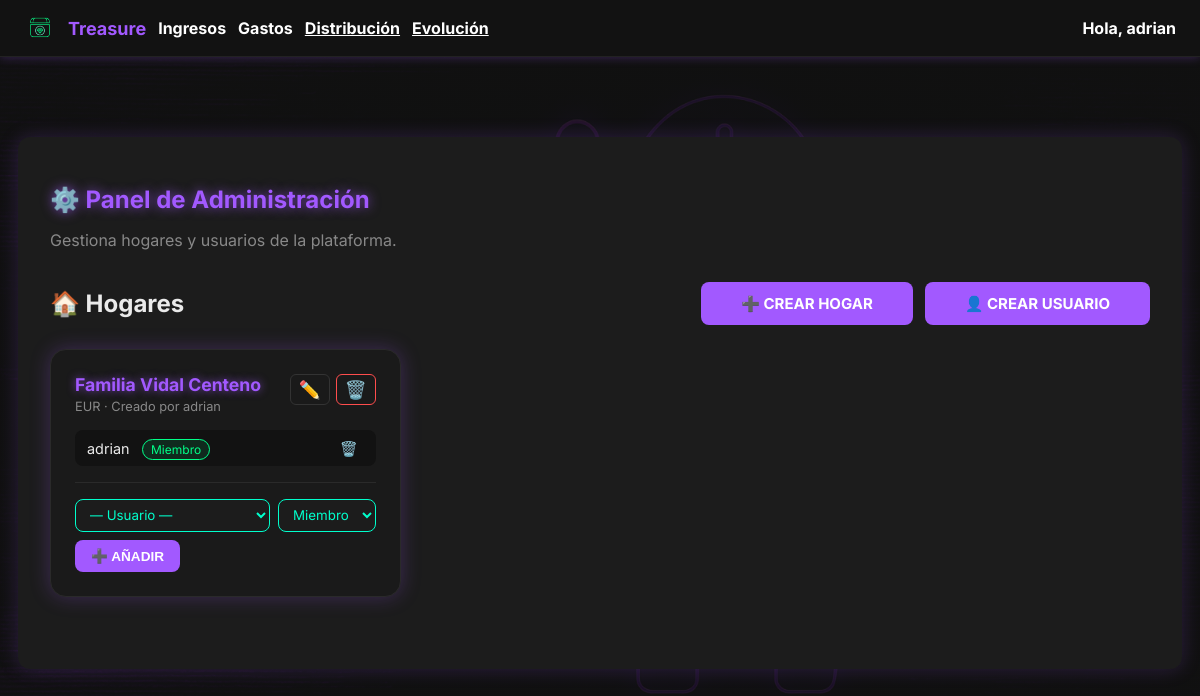
The app's page /core/admin-panel/ (signed in) with its own data.
### core/models.py (models this page shows, shortened)
class Hogar(models.Model):
    nombre = models.CharField(max_length=100)
    moneda_principal = models.CharField(
        max_length=5,
        choices=[('EUR', '€ Euro'), ('USD', '$ Dólar'), ('BTC', '₿ Bitcoin')],
        default='EUR'
    )
    creado_por = models.ForeignKey(
        User, on_delete=models.SET_NULL, null=True, related_name='hogares_creados'
    )
    fecha_creacion = models.DateTimeField(auto_now_add=True)

class UserProfile(models.Model):
    ROL_CHOICES = [
        ('admin', 'Administrador'),
        ('miembro', 'Miembro'),
        ('viewer', 'Solo lectura'),
    ]
    user = models.OneToOneField(User, on_delete=models.CASCADE)
    hogar = models.ForeignKey(
        Hogar, on_delete=models.SET_NULL, null=True, blank=True, related_name='miembros'
    )
    rol = models.CharField(max_length=20, choices=ROL_CHOICES, default='miembro')
    idioma = models.CharField(
        max_length=10, choices=[('es', 'Español'), ('en', 'Inglés')], default='es'
    )
    moneda = models.CharField(
        max_length=5,
        choices=[('EUR', '€ Euro'), ('USD', '$ Dólar'), ('BTC', '₿ Bitcoin')],
        default='EUR'
    )
    inflacion_referencia = models.FloatField(default=2.0)
    porcentaje_max_endeudamiento = models.FloatField(default=30.0)
    permitir_apis_externas = models.BooleanField(default=False)
    mostrar_alertas = models.BooleanField(default=True)
    recibir_emails = models.BooleanField(default=False)
    avatar = models.ImageField(upload_to='avatars/', null=True, blank=True)

### core/views.py (the view)
# urls.py: path('admin-panel/', views.panel_admin, name='panel_admin'),
@login_required
def panel_admin(request):
    profile = getattr(request.user, 'userprofile', None)
    if not request.user.is_superuser and (not profile or not profile.es_admin):
        messages.error(request, "No tienes permisos para acceder al panel de administración.")
        return redirect('dashboard')
    hogares = Hogar.objects.all().prefetch_related('miembros__user')
    usuarios_sin_hogar = UserProfile.objects.filter(hogar__isnull=True).select_related('user')
    return render(request, 'core/panel_admin.html', {
        'hogares': hogares,
        'usuarios_sin_hogar': usuarios_sin_hogar,
    })

### finanzas/context_processors.py (called while the page is built)
def resumen_inversiones_context(request):
    if request.user.is_authenticated:
        resumen = ResumenInversionesMensual.objects.filter(
            usuario=request.user
        ).order_by('-registro__anio', '-registro__mes').first()
    else:
        resumen = None
    return {
        'resumen_inversiones': resumen
    }

### templates/core/panel_admin.html (shortened to what this page needs)
{% extends "base.html" %}
{% block body_class %}dashboard-background{% endblock %}
{% block content %}
<div class="dashboard-container">
    <h1 style="color: var(--primary-color); text-shadow: 0 0 12px var(--glow); margin-bottom: 8px;">⚙️ Panel de Administración</h1>
    <p style="color: var(--muted); margin-bottom: 32px;">Gestiona hogares y usuarios de la plataforma.</p>
    <div style="display: flex; justify-content: space-between; align-items: center; margin-bottom: 24px;">
        <h2 style="color: var(--text-color); margin: 0;">🏠 Hogares</h2>
        <div style="display: flex; gap: 12px;">
            <a href="{% url 'crear_hogar' %}" class="btn btn-primary">➕ Crear hogar</a>
            <a href="{% url 'crear_usuario' %}" class="btn btn-primary">👤 Crear usuario</a>
        </div>
    </div>
    <div style="display: grid; grid-template-columns: repeat(auto-fill, minmax(340px, 1fr)); gap: 24px; margin-bottom: 40px;">
        {% for hogar in hogares %}
        <div style="background-color: #1a1a1a; border: 1px solid #2a2a2a; border-radius: 16px; padding: 24px; box-shadow: 0 0 20px rgba(162, 89, 255, 0.25); position: relative;">
            <div style="display: flex; justify-content: space-between; align-items: flex-start; margin-bottom: 16px;">
                <div>
                    <div style="font-size: 1.1rem; font-weight: 700; color: var(--primary-color); text-shadow: 0 0 8px var(--glow);">{{ hogar.nombre }}</div>
                    <div style="font-size: 0.8rem; color: var(--muted); margin-top: 4px;">{{ hogar.moneda_principal }} · Creado por {{ hogar.creado_por.username }}</div>
                </div>
                <div style="display: flex; gap: 6px;">
                    <a href="{% url 'editar_hogar' hogar.id %}" style="font-size: 1.1rem; color: var(--muted); text-decoration: none; padding: 4px 8px; border-radius: 6px; border: 1px solid #333;" title="Editar hogar">✏️</a>
                    <a href="{% url 'eliminar_hogar' hogar.id %}" style="font-size: 1.1rem; color: #ff4d4d; text-decoration: none; padding: 4px 8px; border-radius: 6px; border: 1px solid #ff4d4d;" title="Eliminar hogar">🗑️</a>
                </div>
            </div>
            <div style="margin-bottom: 16px;">
                {% for miembro in hogar.miembros.all %}
                <div style="display: flex; justify-content: space-between; align-items: center; padding: 8px 12px; background: #121212; border-radius: 8px; margin-bottom: 6px;">
                    <div>
                        <span style="color: var(--text-color); font-size: 0.9rem;">{{ miembro.user.username }}</span>
                        <span style="
                            margin-left: 8px; font-size: 0.75rem; padding: 2px 8px; border-radius: 20px;
                            {% if miembro.rol == 'admin' %}background: rgba(162,89,255,0.2); color: var(--primary-color); border: 1px solid var(--primary-color);
                            {% elif miembro.rol == 'viewer' %}background: rgba(0,209,255,0.1); color: #00d1ff; border: 1px solid #00d1ff;
                            {% else %}background: rgba(0,255,136,0.1); color: #00ff88; border: 1px solid #00ff88;{% endif %}
                        ">{{ miembro.get_rol_display }}</span>
                    </div>
                    <form method="post" action="{% url 'eliminar_miembro' miembro.id %}" style="margin: 0;">
                        <button type="submit" class="btn-inline-danger" title="Quitar del hogar" onclick="return confirm('¿Quitar a {{ miembro.user.username }} del hogar?')">🗑️</button>
                    </form>
                </div>
                {% empty %}
                <div style="color: var(--muted); font-size: 0.85rem; font-style: italic;">Sin miembros asignados.</div>
                {% endfor %}
            </div>
            <form method="post" action="{% url 'asignar_usuario' %}" style="border-top: 1px solid #2a2a2a; padding-top: 16px;">
                <div style="display: flex; gap: 8px; flex-wrap: wrap;">
                    <select name="usuario_id" class="cyber-select" style="flex: 1; min-width: 120px;">
                        <option value="">— Usuario —</option>
                    </select>
                    <select name="rol" class="cyber-select">
                        <option value="miembro" selected>Miembro</option>
                    </select>
                    <button type="submit" class="btn btn-primary" style="padding: 8px 16px; font-size: 0.85rem;">➕ Añadir</button>
                </div>
            </form>
        </div>
        {% empty %}
        <div style="color: var(--muted); font-style: italic;">No hay hogares creados todavía.</div>
        {% endfor %}
    </div>
</div>
{% endblock %}

### templates/base.html (shortened to what this page needs)
{% load static %}
<!DOCTYPE html>
<html lang="es">
<head>
    <link rel="stylesheet" href="{% static 'css/main.css' %}">
</head>
<body class="{% block body_class %}{% endblock %}">
    {% if request.user.is_authenticated and not hide_navbar %}
    <nav class="navbar">
        <div class="navbar-left">
            <img src="{% static 'img/logo_treasure_3.png' %}" class="nav-logo" alt="Treasure Logo">
            <span class="nav-title">Treasure</span>
            <div class="nav-user-dropdown">
                <span class="nav-user-toggle">Ingresos</span>
            </div>
            <div class="nav-user-dropdown">
                <span class="nav-user-toggle">Gastos</span>
            </div>
            <a href="{% url 'finanzas:vista_distribucion' %}" class="nav-user-toggle">Distribución</a>
            <a href="{% url 'finanzas:vista_evolucion' %}" class="nav-user-toggle">Evolución</a>        </div>
        <div class="navbar-right">
            <div class="nav-user-dropdown">
                <span class="nav-user-toggle">
                    Hola, <span class="nav-username">{{ request.user.first_name|default:request.user.username }}</span>
                </span>
            </div>
        </div>
    </nav>
    {% endif %}
    {% block content %}
    {% endblock %}
</body>
</html>

### static/css/main.css (style rules this page uses)
:root { --primary-color: #a259ff; --glow: rgba(162, 89, 255, 0.7); --dark-bg: #101010; --input-bg: #1c1c1c; --text-color: #eaeaea; --muted: #888; --border: #333; }
body { margin: 0; padding: 0; font-family: 'Inter', sans-serif; background-color: #121212; color: #fff; }
body.dashboard-background { background-image: linear-gradient( rgba(18, 18, 18, 0.9), rgba(18, 18, 18, 0.9) ), url('../img/bg-cyberpunk-finanzas.png'); background-size: cover; background-position: center; background-attachment: fixed; }
h1 { font-size: 24px; margin-bottom: 10px; color: var(--primary-color); }
.btn { display: inline-block; padding: 12px 40px; text-align: center; border: none; border-radius: 8px; font-size: 15px; font-weight: bold; text-transform: uppercase; cursor: pointer; transition: box-shadow 0.3s ease, background-color 0.3s ease; text-decoration: none; color: var(--text-color); }
.btn-primary { background-color: var(--primary-color); color: white; }
.dashboard-container { max-width: 1100px; margin: 80px auto; padding: 2rem; background-color: #1c1c1c; border-radius: 12px; box-shadow: 0 0 20px rgba(162, 89, 255, 0.2); }
.navbar { display: flex; justify-content: space-between; align-items: center; background-color: #121212; padding: 12px 24px; box-shadow: 0 0 10px rgba(162, 89, 255, 0.3); border-bottom: 1px solid #222; }
.navbar-left { display: flex; align-items: center; gap: 12px; }
.nav-logo { height: 32px; width: auto; }
.nav-title { font-size: 18px; color: var(--primary-color); font-weight: bold; }
.navbar-right { display: flex; align-items: center; gap: 20px; }
.nav-user-dropdown { position: relative; display: inline-block; }
.nav-user-toggle { cursor: pointer; color: #fff; font-weight: bold; }
.btn-inline-danger { background: transparent; color: #888; border: none; font-size: 0.9rem; padding: 0 6px; cursor: pointer; transition: color 0.2s ease; vertical-align: middle; }
.cyber-select { background-color: #1c1c1c; color: #00ffcc; border: 1px solid #00ffcc; padding: 0.4rem 0.6rem; border-radius: 0.5rem; font-family: 'Inter', sans-serif; }

### records on screen
Hogar: nombre "Familia Vidal Centeno", moneda_principal "EUR", creado_por.username "adrian"
UserProfile: user.username "adrian", rol "Miembro"

### other values on screen
{{ request.user.first_name|default:request.user.username }} "adrian"
